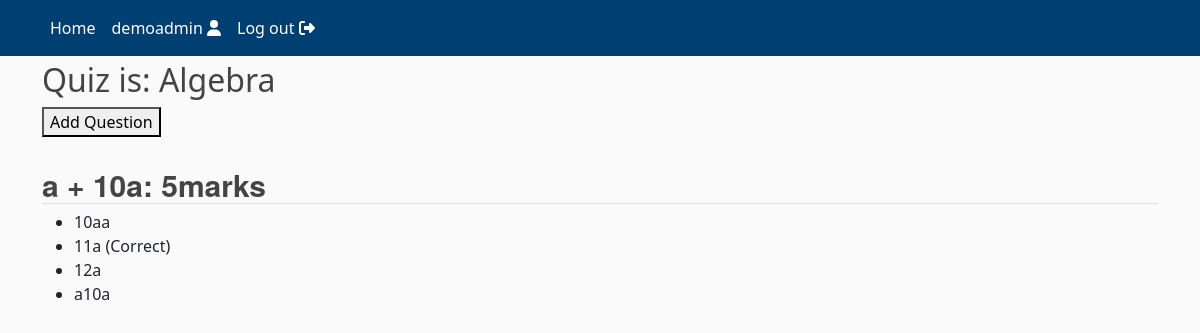
The page /add_question/22/ (signed in) on the database its author committed.
### quiz/models.py (models this page shows, shortened)
class CustomUser(AbstractUser):
    def image_upload_to(self, instance=None):
        if instance:
            return os.path.join("Users", self.username, instance)
        return None
    STATUS = (
        ('student', 'student'),
        ('teacher', 'teacher'),
    )
    SUBJECT_CHOICES = [
        ('maths', 'Maths'),
        ('english', 'English'),
        ('science', 'Science'),
    ]
    DEFAULT_SUBJECT = 'maths'
    subjects = models.ManyToManyField(Subject, blank=True)
    email = models.EmailField(unique=True)
    status = models.CharField(max_length=100, choices=STATUS, default='student')
    school = models.CharField("School", max_length=100, default='', blank=True)
    image = models.ImageField(default='default/user.jpg', upload_to=image_upload_to)

class Quiz(models.Model):
    title = models.CharField(max_length=255)
    description = models.TextField()
    time_limit = models.PositiveIntegerField(help_text="Time limit in minutes")
    subject = models.ForeignKey(Subject, related_name='quizzes', on_delete=models.SET_NULL, null=True)

class Question(models.Model):
    quiz = models.ForeignKey(Quiz, related_name='questions', on_delete=models.SET_NULL, null=True)
    text = models.TextField()
    marks = models.PositiveIntegerField(default=5)

class Option(models.Model):
    question = models.ForeignKey(Question, related_name='options', on_delete=models.SET_NULL, null=True)
    text = models.CharField(max_length=255)
    is_correct = models.BooleanField(default=False)

### quiz/views.py (the view)
# urls.py: path('add_question/<int:quiz_id>/', views.add_question, name='add_question'),
def add_question(request, quiz_id):
    quiz = Quiz.objects.get(id=quiz_id)
    questions = Question.objects.filter(quiz=quiz)
    form = QuestionForm(request.POST or None)
    print('one1')
    if request.method == 'POST':
        print('three 3')
        if form.is_valid():
            print('two2')
            question = form.save(commit=False)
            question.quiz = quiz
            question.save()
            return redirect('add_option', question_id=question.id)
    else:
        form = QuestionForm()
    context = {
        "quiz": quiz,
        "questions": questions,
        "form": form
    }
    return render(request, 'quiz/add_question.html', context)

### quiz/templates/quiz/add_question.html
{% extends 'quiz/header.html' %}
{% block content %}
    <h2>Quiz is: {{ quiz.title }}</h2>
    <button hx-get="{% url 'question_form' %}" hx-swap="afterbegin" hx-target="#question-form">
        Add Question
    </button>
    <div id="question-form">
        {% for question in questions %}
        <div>
            <h3>{{ question.text }}: {{ question.marks }}marks</h3>
            <ul>
                {% for option in question.options.all %}
                    <li>{{ option.text }}{% if option.is_correct %} (Correct){% endif %}</li>
                {% endfor %}
            </ul>
        </div>
        {% endfor %}
    </div>
{% endblock %}

### quiz/templates/quiz/includes/navbar.html (shortened to what this page needs)
<header class="site-header" style="margin-bottom: 5px">
    <nav class="navbar navbar-expand-md navbar-color">
        <div class="container">
            <div class="navbar-nav">
                <a class="nav-item nav-link" href="/">Home</a>
            </div>
            <div class="collapse navbar-collapse" id="navbarToggle">
                <div class="navbar-nav">
                    {% if user.is_authenticated %}
                        <a class="nav-item nav-link" href="{% url 'profile' user.username %}">
                            {{user.username}} <i class="fas fa-user"></i>
                        </a>
                        <a class="nav-item nav-link" href="{% url 'logout' %}">
                            Log out <i class="fas fa-sign-out-alt"></i>
                        </a>
                    {% endif %}
                </div>
            </div>
        </div>
    </nav>
</header>

### quiz/static/quiz/main/main.css (style rules this page uses)
:root { --footercolor: #003F72; --navbarcolor: #003F72; --btncolor: #003F72; --socialcolor: #003F72; --brightText: #ffffff; }
.navbar-color { background-color: var(--navbarcolor); }
body { background: #fafafa; }
h1, h2, h3, h4, h5, h6 { color: #444444; }
.site-header .navbar-nav .nav-link { color: var(--brightText); }
.article-style h1, h3 { font-weight: bold; border-bottom: 1px solid rgba(0,0,0,.1); letter-spacing: 0; font-family: sohne, "Helvetica Neue", Helvetica, Arial, sans-serif; font-style: normal; margin-top: 1.0em; margin-bottom: 0.2em; line-height: 36px !important; font-size: 30px !important; }

### rows shown on the page
CustomUser: username "demoadmin"
Quiz: title "Algebra"
Question: text "a + 10a", marks "5"
Option: text "10aa"
Option: text "11a", is_correct "(Correct)"
Option: text "12a"
Option: text "a10a"
